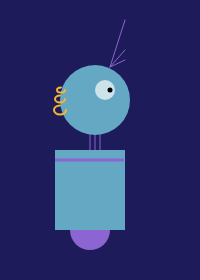
Frame 1 (no input)
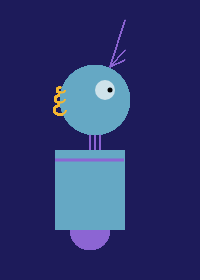
Frame 60 (no input)
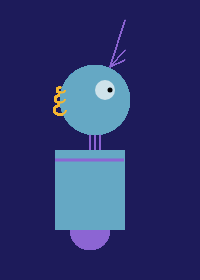
Frame 120 (the mouse pressed at the canvas centre since frame 60)

The p5.js sketch that drew these frames (run headless with seeded random() and noise() and a simulated clock; from frame 60 on, the mouse is pressed at the canvas centre):

// p5.js sketch
// ── sketch.js
var x = 90

function setup() {
  createCanvas(200, 280);
  noStroke();
  background(29, 27, 90);
}

function draw() {
  //neck
  strokeWeight(1);
  stroke(140, 101, 211);
  line(x, 105, x, 150);
  line(x+5, 105, x+5, 150);
  line(x+10, 105, x+10, 150);

  //head
  noStroke()
  fill(101, 168, 196);
  ellipse(x+5, 100, 70, 70); //head
  fill(206, 226, 234);
  ellipse(x+15, 90, 20, 20); //eyeball
  fill(0)
  ellipse(x+20, 90, 5, 5); //pupil
  stroke(140, 101, 211);
  line(x+20, 67, x+35, 20);
  line(x+20, 67, x+35, 50);
  line(x+20, 67, x+35, 60);
  ellipseMode(CENTER);
  noFill();
  strokeWeight(2);
  stroke(245, 183, 49);
  arc(x-30, 110, 12, 9, 0, PI+HALF_PI); //bigearring
  arc(x-30, 99, 10, 7, 0, PI+HALF_PI); //bigearring
  arc(x-29, 90, 8, 5, 0, PI+HALF_PI); //bigearring

  //arc(55, 105, 13, 13, 0, PI+HALF_PI) //bignoserring
  //arc(56, 90, 9, 9, 0, PI+HALF_PI) //smallnoserring


  //body
  noStroke();
  fill(101, 168, 196);
  rect(x-35, 150, 70, 80); //mainbodypart
  strokeWeight(3);
  stroke(245, 40, 211);
  strokeCap(SQUARE);
  stroke(140, 101, 211);
  line(x-35, 160, x+34, 160);
  noStroke();
  fill(9, 74, 126);
  ellipseMode(CENTER);
  fill(140, 101, 211);
  arc(x, 230, 40, 40, 0, PI);
}
